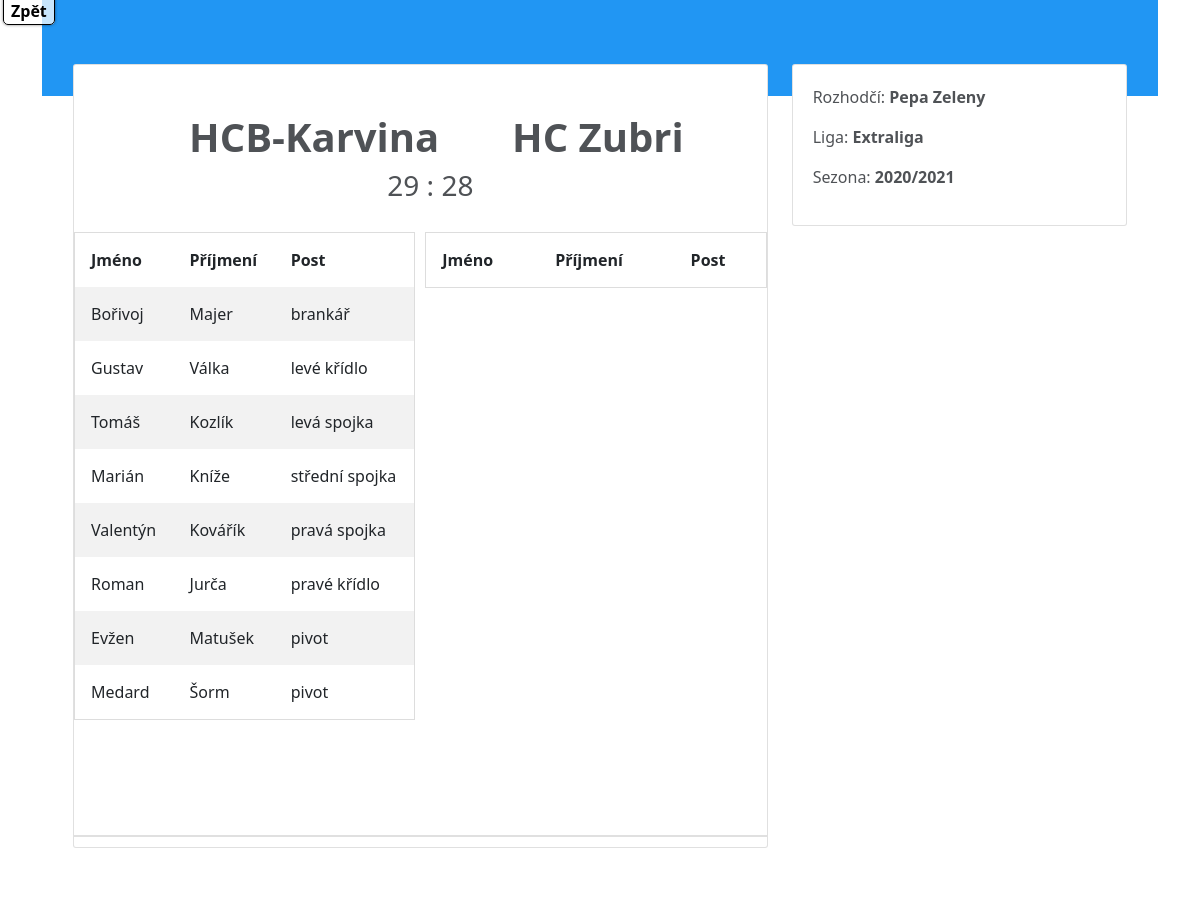
The page /zapasydetail/3 on the database as committed earlier.
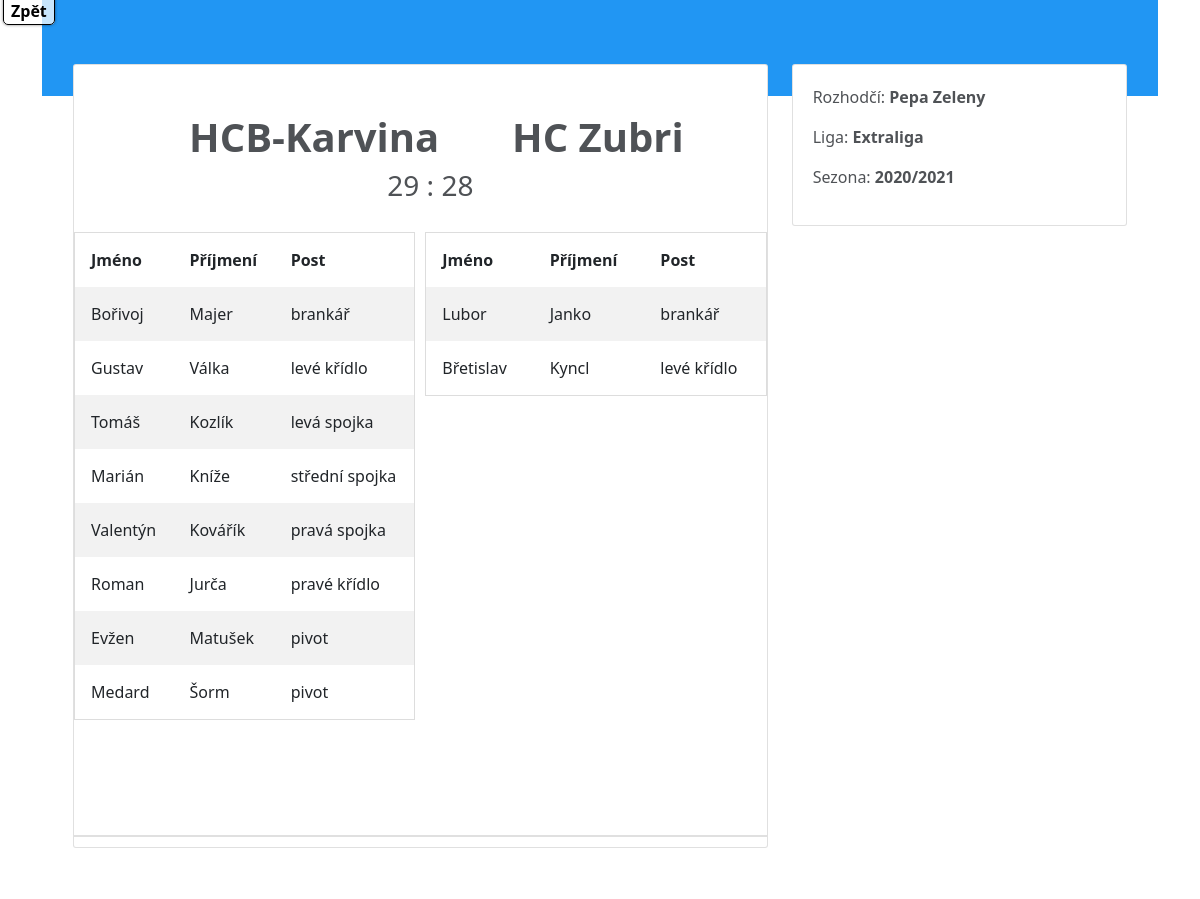
The same page on the database as committed later.
### HazenaIS/models.py (models this page shows, shortened)
class Kariera(models.Model):
    datum_vstupu = models.DateTimeField(default=datetime.now)
    aktivni = models.BooleanField()
    hrac = models.ForeignKey('Hrac', on_delete=models.RESTRICT)
    klub = models.ForeignKey('Klub', on_delete=models.RESTRICT)
    sezona = models.ForeignKey('Sezona', on_delete=models.RESTRICT)

class Hrac(models.Model):
    jmeno = models.CharField(max_length=50)
    prijmeni = models.CharField(max_length=50)
    rodne_cislo = models.CharField(max_length=25)
    nazev_postu = models.CharField(max_length=25)
    aktivni = models.BooleanField(default=False)

class Sezona(models.Model):
    nazev_sezony = models.CharField(max_length=25)
    nazev_ligy = models.CharField(max_length=50)

### HazenaIS/views.py (the view)
# urls.py: path('zapasydetail/<int:zapasy_id>',HazenaIS.views.zapasydetail, name='zapasydetail'),
def zapasydetail(request, zapasy_id):
    zdetail = Zapasy.objects.get(id = zapasy_id)
    domacihraci = Kariera.objects.filter(klub=zdetail.domaci)
    hostehraci = Kariera.objects.filter(klub=zdetail.hoste)
    sezon = Kariera.objects.filter(klub=zdetail.domaci).first()
    return render(request, 'zapasy_detail.html', {'zapasydetail':zdetail, 'domaci':domacihraci, 'hoste':hostehraci, 'sezona':sezon})

### HazenaIS/models.py (called while the page is built)
    def __str__(self):
        return self.nazev_klubu

### templates/zapasy_detail.html (shortened to what this page needs)
{% load static %}
<html lang="en">
    <head>
        <link href="https://cdn.jsdelivr.net/npm/bootstrap@5.0.0-beta3/dist/css/bootstrap.min.css" rel="stylesheet">
        <link href="https://maxcdn.bootstrapcdn.com/font-awesome/4.7.0/css/font-awesome.min.css" rel="stylesheet" />
        <link rel="stylesheet" type="text/css" href="{% static 'css/zapasy_detail.css' %}"/>
    </head>
    <nav class="fixed-menu">
        <ul>
          <li><a href="{% url 'zapasy' %}">Zpět</a></li>
        </ul>
      </nav>
    <section class="container ng-scope ng-fadeInLeftShort" style="">
    <div class="ng-fadeInLeftShort ng-scope" style="">
    <div class="container-overlap bg-blue-500 ng-scope">
    </div>
    <div class="container-fluid ng-scope">
      <div class="row">
        <div class="col-md-7 col-lg-8">
          <form class="card ng-pristine ng-valid">
            <h5 class="card-heading pb0">
            </h5>
            <div class="card-body">
                <h1 style="margin-left: 15%"><b>{{zapasydetail.domaci}} </b> &nbsp;&nbsp;&nbsp;&nbsp;&nbsp; <b>{{zapasydetail.hoste}}</b></h1>
                 <h3 style="margin-left: 45%;">{{zapasydetail.domaci_skore}} : {{zapasydetail.hoste_Skore}}</h3>
            </div>
            <div class="card-offset">
                <div class="row">
                    <div class="column">
                      <table>
                        <tr>
                          <th>Jméno</th>
                          <th>Příjmení</th>
                          <th>Post</th>
                        </tr>
                        {% for h1 in domaci %}
                        <tr>
                          <td>{{h1.hrac.jmeno}}</td>
                          <td>{{h1.hrac.prijmeni}}</td>
                          <td>{{h1.hrac.nazev_postu}}</td>
                        </tr>
                        {% endfor %}
                      </table>
                    </div>
                    <div class="column">
                      <table>
                        <tr>
                          <th>Jméno</th>
                          <th>Příjmení</th>
                          <th>Post</th>
                        </tr>
                        {% for h2 in hoste %}
                        <tr>
                          <td>{{h2.hrac.jmeno}}</td>
                          <td>{{h2.hrac.prijmeni}}</td>
                          <td>{{h2.hrac.nazev_postu}}</td>
                        </tr>
                        {% endfor %}
                      </table>
                    </div>
                  </div>
            </div>
            <h5 class="card-heading pb0"></h5>
            <div class="card-body">
            </div>
            <div class="card-divider"></div>
          </form>
        </div>
        <div class="col-md-5 col-lg-4">
          <div class="card">
               <div class="card-inside">
                   <p>Rozhodčí: <b>{{zapasydetail.rozhodci.jmeno}} {{zapasydetail.rozhodci.prijmeni}}</b></p>
                   <p>Liga: <b>{{sezona.sezona.nazev_ligy}}</b></p>
                   <p>Sezona: <b>{{sezona.sezona.nazev_sezony}}</b></p>
               </div>
          </div>
        </div>
      </div>
    </div></div></section>
    </html>

Rows that differ between the two databases and show on the page:
added Kariera: hrac.jmeno "Lubor", hrac.prijmeni "Janko", hrac.nazev_postu "brankář"
added Kariera: hrac.jmeno "Břetislav", hrac.prijmeni "Kyncl", hrac.nazev_postu "levé křídlo"
